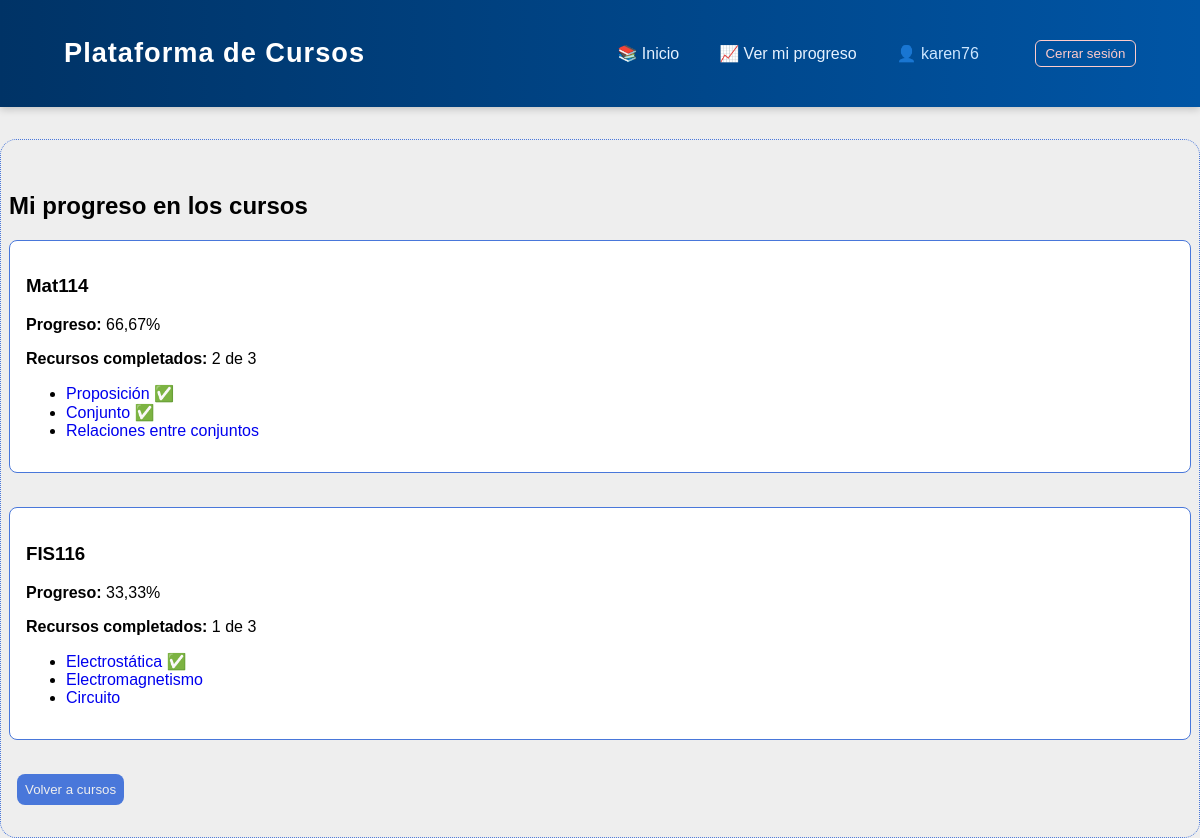
/progreso/ (signed in), run on an earlier commit of the app's database.
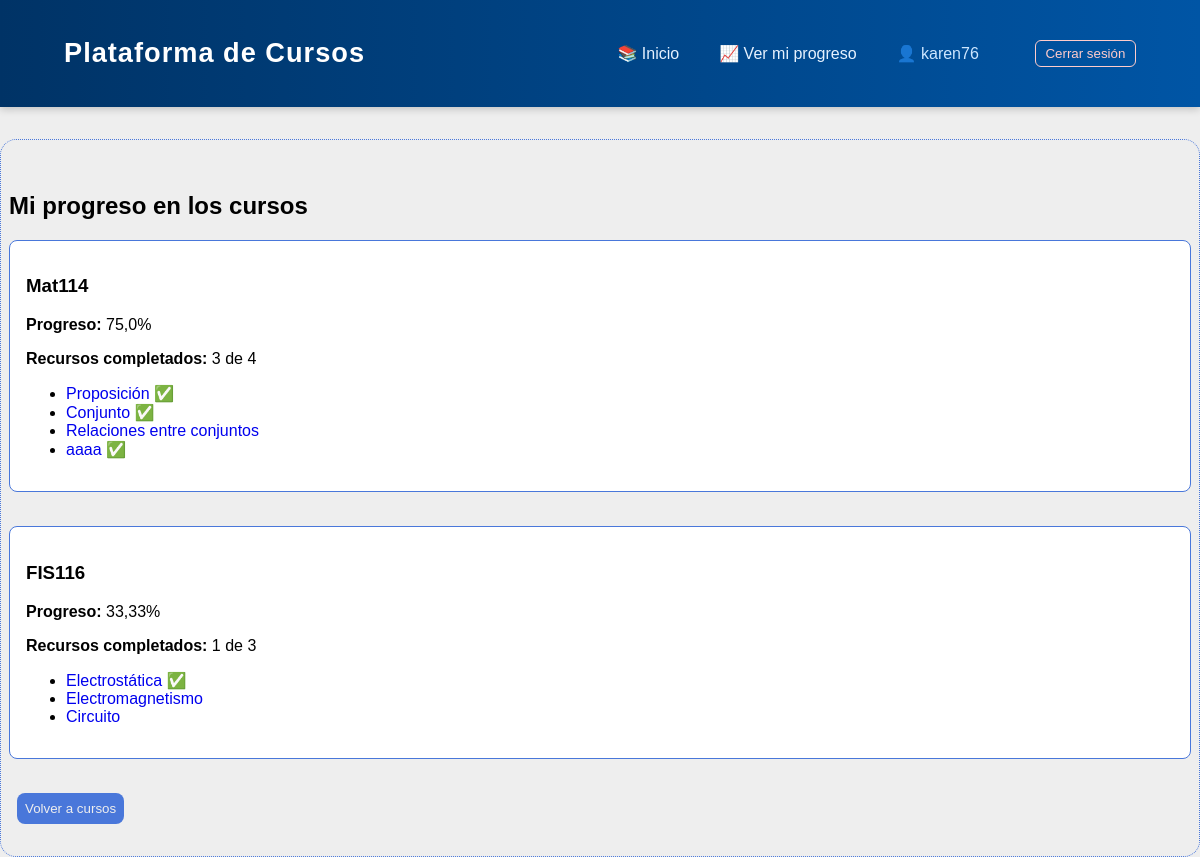
And on a later commit of the database.
### cursos/models.py (models this page shows, shortened)
class Curso(models.Model):
    titulo = models.CharField(max_length=200)
    descripcion = models.TextField()
    fecha_inicio = models.DateField()
    fecha_fin = models.DateField()
    profesor = models.ForeignKey(Profesor, on_delete=models.CASCADE)

class Recurso(models.Model):
    titulo = models.CharField(max_length=200)
    descripcion = models.TextField()
    tipo_archivo = models.CharField(max_length=50)
    enlace = models.URLField()
    curso = models.ForeignKey(Curso, on_delete=models.CASCADE)

### cursos/views.py (the view)
# urls.py: path('progreso/', views.progreso_estudiante, name='progreso_estudiante'),
@login_required
def progreso_estudiante(request):
    usuario = request.user
    inscripciones = Inscripcion.objects.filter(user=usuario)
    progresos = Progreso.objects.filter(inscripcion__in=inscripciones).select_related('recurso', 'inscripcion', 'inscripcion__curso')
    progreso_por_curso = {}
    for inscripcion in inscripciones:
        recursos = Recurso.objects.filter(curso=inscripcion.curso)
        completados = progresos.filter(inscripcion=inscripcion, completado=True).count()
        total = recursos.count()
        porcentaje = (completados / total * 100) if total > 0 else 0
        progreso_por_curso[inscripcion.curso.id] = {
            'curso': inscripcion.curso,
            'porcentaje': round(porcentaje, 2),
            'total': total,
            'completados': completados,
            'recursos': recursos,
            'completados_ids': list(progresos.filter(inscripcion=inscripcion, completado=True).values_list('recurso_id', flat=True))
        }
    return render(request, 'cursos/progreso_estudiante.html', {
        'progreso_por_curso': progreso_por_curso
    })

### cursos/templates/cursos/progreso_estudiante.html (shortened to what this page needs)
{% extends 'cursos/base.html' %}
{% block content %}
<h2>Mi progreso en los cursos</h2>
{% if progreso_por_curso %}
    {% for curso_id, datos in progreso_por_curso.items %}
        <div class="card-progreso">
            <h3>{{ datos.curso.titulo }}</h3>
            <p><strong>Progreso:</strong> {{ datos.porcentaje }}%</p>
            <p><strong>Recursos completados:</strong> {{ datos.completados }} de {{ datos.total }}</p>
            <ul>
                {% for recurso in datos.recursos %}
                    <li>
                        <a href="{% url 'ver_recurso' recurso.id %}">{{ recurso.titulo }}</a>
                        {% if recurso.id in datos.completados_ids %}
                            <span style="color: green;">✅</span>
                        {% endif %}
                    </li>
                {% endfor %}
            </ul>
        </div>
        <br>
    {% endfor %}
{% else %}
    <p>No estás inscrito en ningún curso aún.</p>
{% endif %}
<a href="{% url 'lista_cursos' %}"><button>Volver a cursos</button></a>
{% endblock %}

What changed in the data, as far as the page shows it:
computed for Curso "Mat114": porcentaje "66,67" → "75,0"; completados "2" → "3"; total "3" → "4"
added Recurso: titulo "aaaa", shown under Curso "Mat114"
